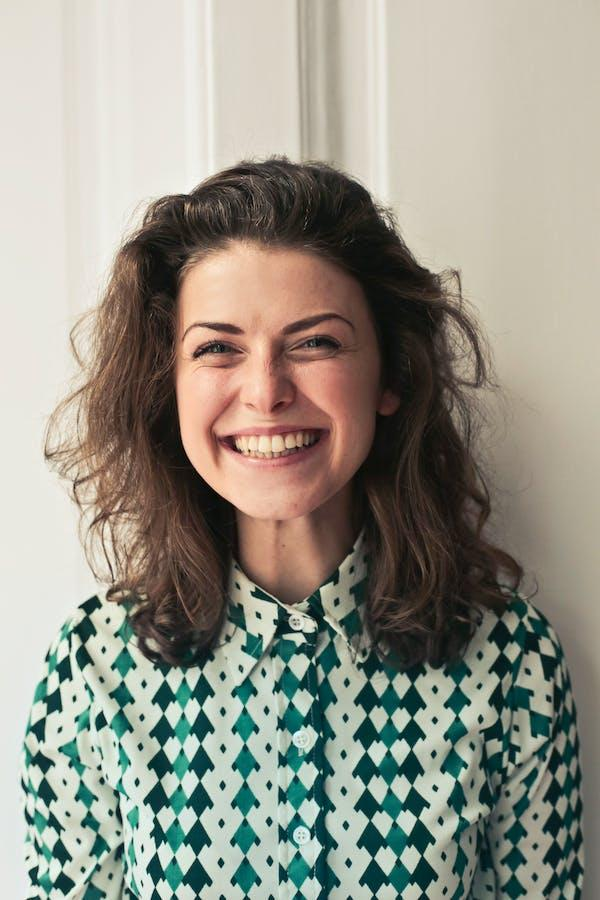
#> input picture Internship(IP using python)/images/women.jpg, 600 x 900 px, found by its file name
$ python concatenate.py
#> lines starting #> are read from the running program, lines starting #| are printed output that depends on the picture
import cv2
import numpy as np
from PIL import Image

# Read First Image
img1 = cv2.imread('images\women.jpg')
#> img1 is the input picture: shape (900, 600, 3); mean B, G, R 137.4, 148.9, 150.4

# Read Second Image
img2 = cv2.imread('images\women.jpg')

cv2.imshow('Title: Dogs', img1)
cv2.imshow('Title: PugDog', img2)

# concatanate image Horizontally
img_concate_Hori = np.concatenate((img1, img2), axis=1)
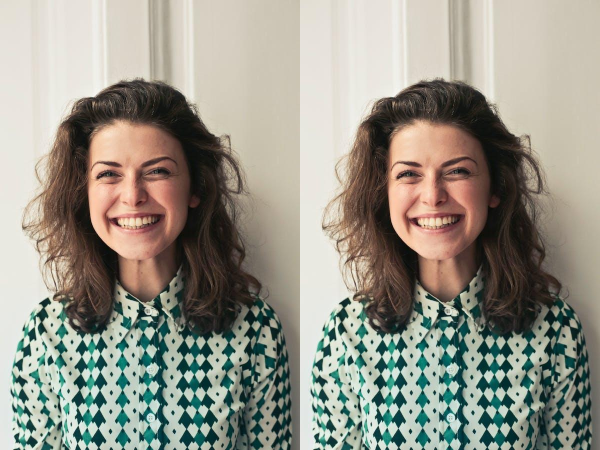
#> img_concate_Hori: shape (900, 1200, 3) (shown at 1/2 size); mean B, G, R 137.4, 148.9, 150.4

# concatanate image Vertically
img_concate_Verti = np.concatenate((img1, img2), axis=0)
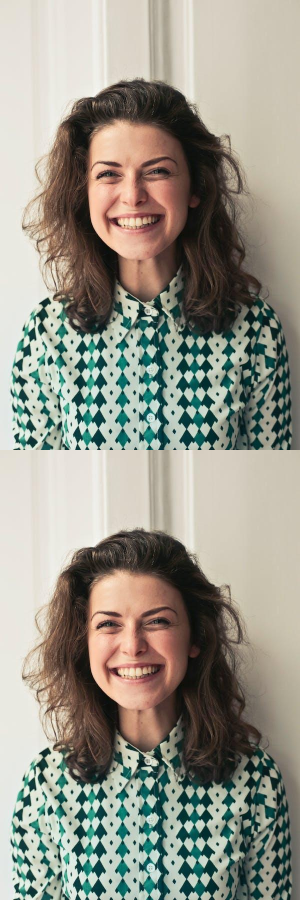
#> img_concate_Verti: shape (1800, 600, 3) (shown at 1/2 size); mean B, G, R 137.4, 148.9, 150.4

cv2.imshow('concatenated_Hori', img_concate_Hori)
cv2.imshow('concatenated_Verti', img_concate_Verti)
cv2.waitKey(0)
cv2.destroyAllWindows()

$ run again, with Internship(IP using python)/images/Baboon.jpg copied over Internship(IP using python)/images/women.jpg
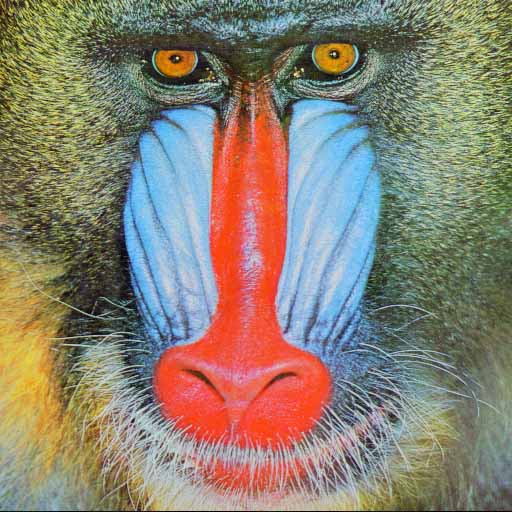
#> input picture Internship(IP using python)/images/Baboon.jpg, 512 x 512 px, found by its file name
#> img1 is the input picture: shape (512, 512, 3); mean B, G, R 113.6, 128.6, 137.8
#> `img_concate_Hori = np.concatenate((img1, img2), axis=1)`:
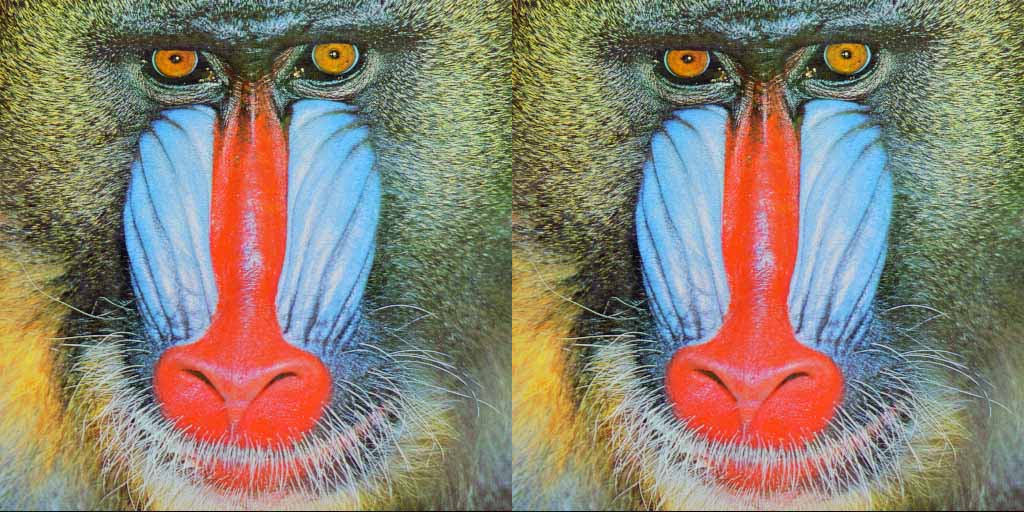
#> img_concate_Hori: shape (512, 1024, 3); mean B, G, R 113.6, 128.6, 137.8
#> `img_concate_Verti = np.concatenate((img1, img2), axis=0)`:
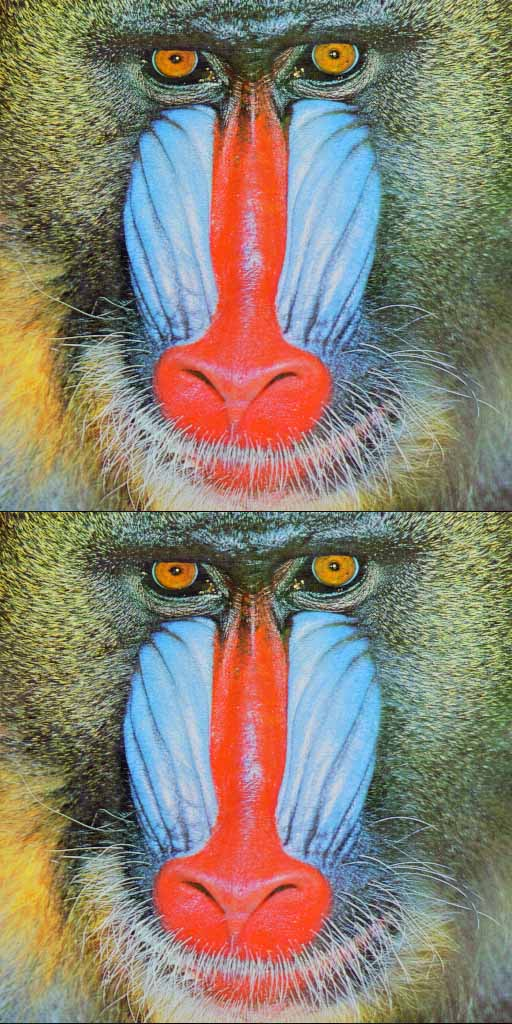
#> img_concate_Verti: shape (1024, 512, 3); mean B, G, R 113.6, 128.6, 137.8

$ run again, with Internship(IP using python)/images/ckt.jpg copied over Internship(IP using python)/images/women.jpg
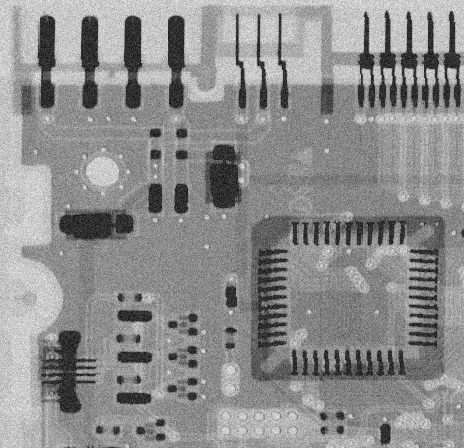
#> input picture Internship(IP using python)/images/ckt.jpg, 464 x 448 px, found by its file name
#> img1 is the input picture: shape (448, 464, 3); min 0, max 255, mean 141.7
#> `img_concate_Hori = np.concatenate((img1, img2), axis=1)`:
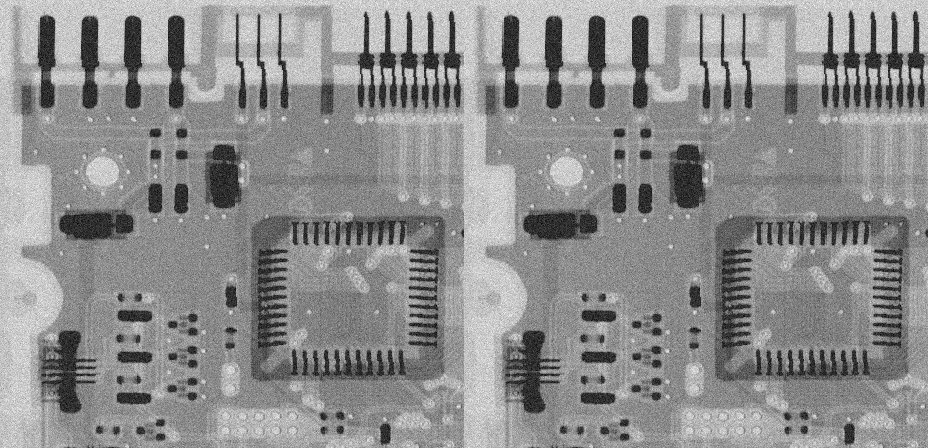
#> img_concate_Hori: shape (448, 928, 3); min 0, max 255, mean 141.7
#> `img_concate_Verti = np.concatenate((img1, img2), axis=0)`:
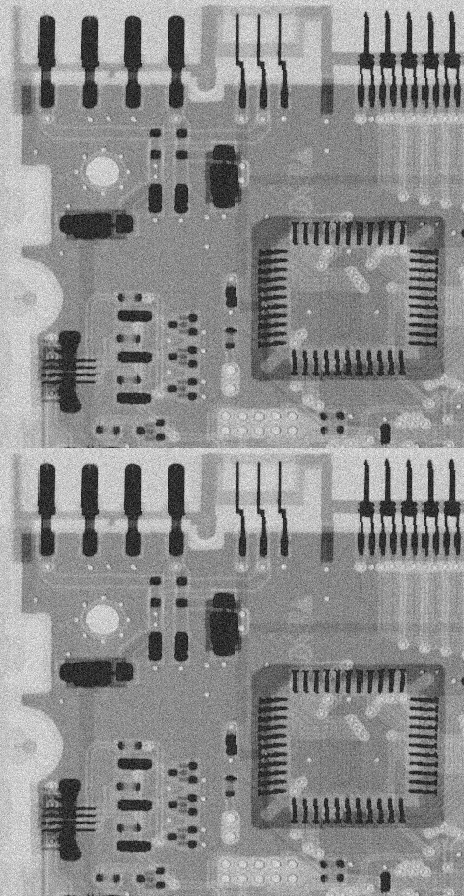
#> img_concate_Verti: shape (896, 464, 3); min 0, max 255, mean 141.7

$ run again, with Internship(IP using python)/images/Flower.png saved as Internship(IP using python)/images/women.jpg
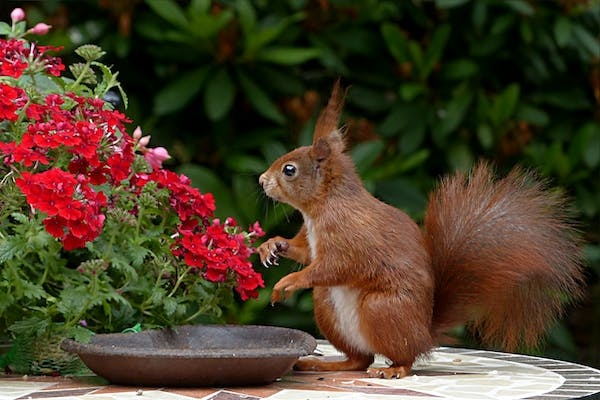
#> input picture Internship(IP using python)/images/Flower.png, 600 x 400 px, found by its file name
#> img1 is the input picture: shape (400, 600, 3); mean B, G, R 41.1, 61.7, 76.9
#> `img_concate_Hori = np.concatenate((img1, img2), axis=1)`:
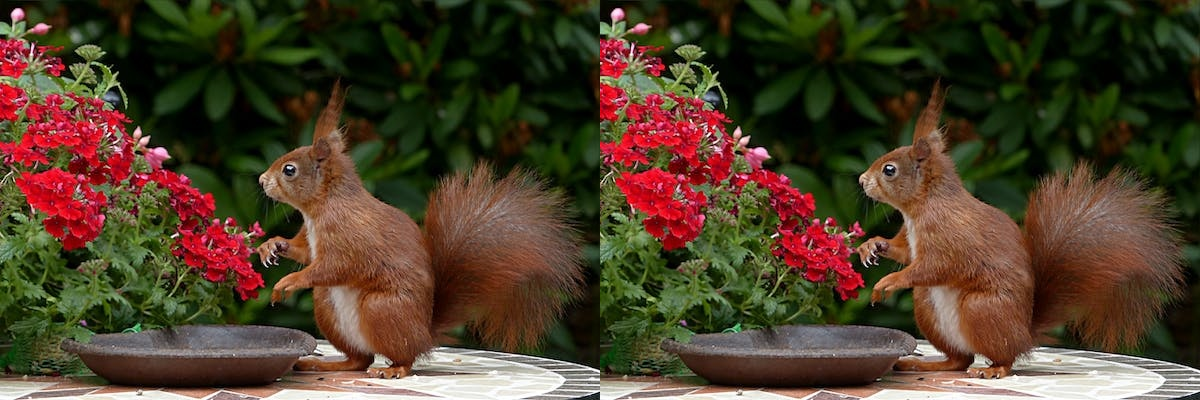
#> img_concate_Hori: shape (400, 1200, 3); mean B, G, R 41.1, 61.7, 76.9
#> `img_concate_Verti = np.concatenate((img1, img2), axis=0)`:
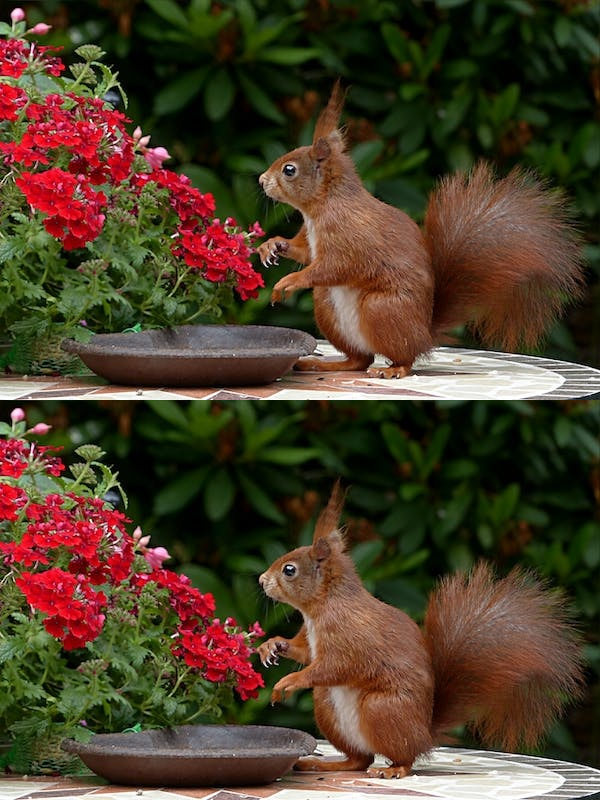
#> img_concate_Verti: shape (800, 600, 3); mean B, G, R 41.1, 61.7, 76.9
